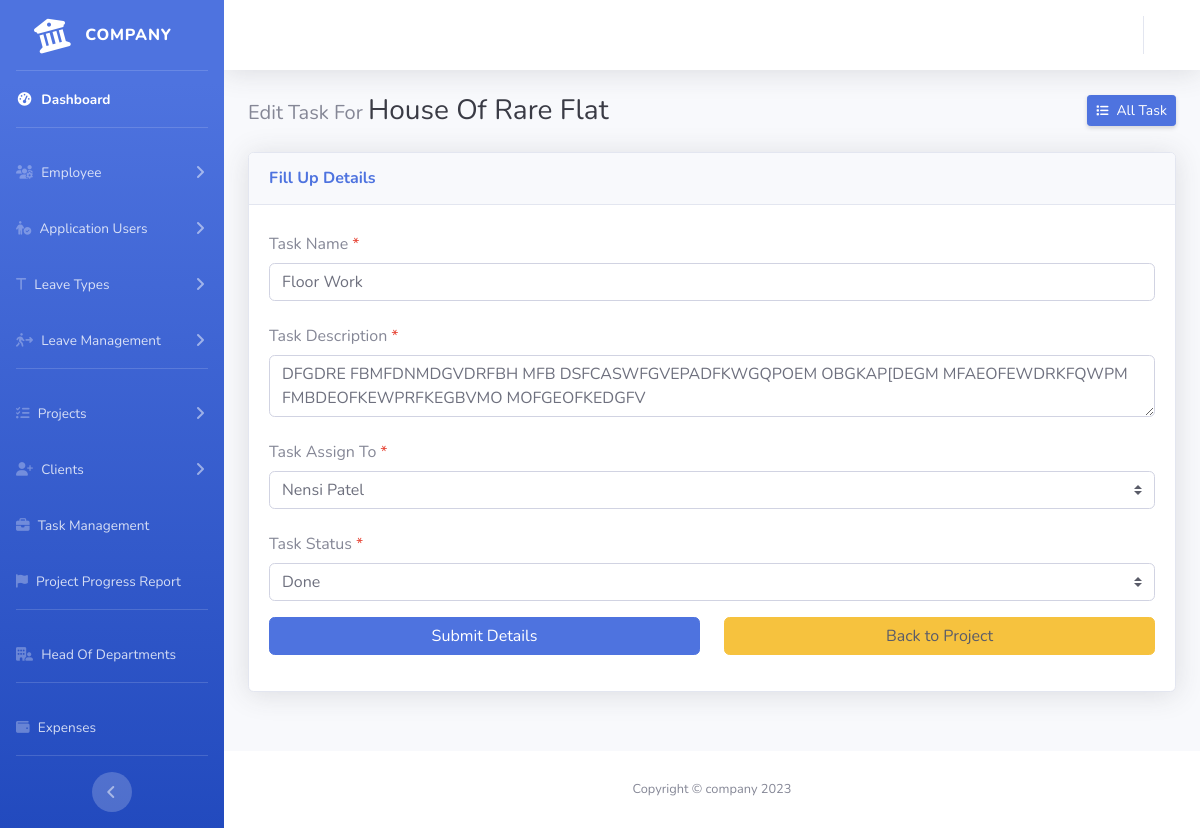
/admin/index.php?page=task-edit&taskId=0d56f3fe5f5b4e22980f8d74adbca299&projectId=64e8b426e6524f4da497aec90f62880f (signed in), run on the app's committed database.
### tables this page shows
CREATE TABLE `task` (
  `task_id` text NOT NULL,
  `project_id` text NOT NULL,
  `task_name` varchar(255) NOT NULL,
  `task_description` text NOT NULL,
  `task_assign_from` text NOT NULL,
  `task_assign_to` varchar(255) NOT NULL,
  `task_status` int(10) NOT NULL COMMENT '0: Pending,\r\n1: On Progress,\r\n2: Complete,\r\n3: Hold',
  `createdAt` timestamp NOT NULL DEFAULT current_timestamp() ON UPDATE current_timestamp()
);

CREATE TABLE `users` (
  `user_id` text NOT NULL,
  `user_email` text NOT NULL,
  `user_password` text NOT NULL,
  `emp_id` text NOT NULL,
  `user_first_name` varchar(100) NOT NULL,
  `user_last_name` varchar(100) NOT NULL,
  `user_access_type` int(10) NOT NULL DEFAULT 2 COMMENT '1: Admin\r\n2: Employee\r\n3: Engineer\r\n4: HOD'
);

### admin/task-edit.php (the view, shortened to what this page needs)
<?php
$projectId = $_GET['projectId'];
$taskId = $_GET['taskId'];
$qry = $con->query("SELECT * FROM task WHERE task_id='$taskId';");
while ($row = $qry->fetch_assoc()) { ?>
    <div class="container-fluid">
        <div class="d-sm-flex align-items-center justify-content-between mb-4">
            <h1 class="h5 mb-0 text-gray-600">Edit Task For
                <?php
                $projectNameQry = $con->query("SELECT project_name,hod_id FROM projects WHERE project_id ='$projectId'");
                while ($p = $projectNameQry->fetch_assoc()) {
                ?> <span class="h3 text-gray-900">
                        <?php echo $p['project_name']; ?>
                    </span>
                <?php
                }
                ?>
            </h1>
            <a href="./index.php?page=task-dashboard" class="d-none d-sm-inline-block btn btn-sm btn-primary shadow-sm"><i class="fas fa-list fa-sm text-white mr-2"></i>All Task</a>
        </div>
        <div class="row add-employee-form">
            <div class="col-xl-12 col-lg-7">
                <div class="card shadow mb-4">
                    <div class="card-header py-3 d-flex flex-row align-items-center justify-content-between">
                        <h6 class="m-0 font-weight-bold text-primary">Fill Up Details</h6>
                    </div>
                    <div class="card-body">
                        <form id="new_task_form">
                            <div class="form-group ">
                                <label for="task_name" class="col-form-label mr-1">Task Name</label><span class="text-danger">*</span>
                                <input type="text" class="form-control" id="task_name" name="task_name" value="<?php echo $row['task_name'] ?>" autocomplete="off" autofocus required>
                            </div>
                            <div class="form-group">
                                <label for="task_description" class="col-form-label mr-1">Task Description</label><span class="text-danger">*</span>
                                <textarea type="text" class="form-control" id="task_description" name="task_description" autocomplete="off" required><?php echo $row['task_description'] ?></textarea>
                            </div>
                            <div class="form-group">
                                <label for="task_assign_to" class="col-form-label mr-1">Task Assign To</label><span class="text-danger">*</span>
                                <select class="form-control custom-select" id="task_assign_to" name="task_assign_to" required>
                                    <?php
                                    $data = $con->query("SELECT users_id FROM projects WHERE project_id='$projectId';");
                                    while ($r = $data->fetch_assoc()) {
                                        $arr = explode(",", $r['users_id']);
                                        foreach ($arr as $v) { ?>
                                            <option value="<?php echo $v ?>" <?php echo ($row['task_assign_to'] == $v ? 'selected' : '') ?>>
                                                <?php
                                                $userName = $con->query("SELECT user_first_name,user_last_name FROM users WHERE user_id='$v';");
                                                while ($u = $userName->fetch_assoc()) {
                                                    echo $u['user_first_name'] . " " . $u['user_last_name'];
                                                }
                                                ?>
                                            </option>
                                    <?php
                                        }
                                    }
                                    ?>
                                </select>
                            </div>
                            <div class="form-group">
                                <label for="task_status" class="col-form-label mr-1">Task Status</label><span class="text-danger">*</span>
                                <select class="form-control custom-select" id="task_status" name="task_status" required>
                                    <option value="3" <?php echo ($row['task_status'] == 3 ? 'selected' : '') ?>>Done</option>
                                </select>
                            </div>
                            <div class="form-group row">
                                <div class="col-sm-6 mb-3 mb-sm-0">
                                    <button class="btn btn-primary btn-user btn-block">Submit Details</button>
                                </div>
                                <div class="col-sm-6">
                                    <a href="./index.php?page=project-viewer&projectId=<?php echo $projectId; ?>" class="btn btn-warning btn-user btn-block text-dark">Back to Project</a>
                                </div>
                            </div>
                        </form>
                    </div>
                </div>
            </div>
        </div>
    </div>
<?php } ?>

### data on the page
task: project_name "House Of Rare Flat", task_name "Floor Work", task_description "DFGDRE FBMFDNMDGVDRFBH MFB DSFCASWFGVEPADFKWGQPOEM OBGKAP[DEGM MFAEOFEWDRKFQWPM FMBDEOFKEWPRFKEGBVMO MOFGEOFKEDGFV", task_assign_to "Nensi Patel", task_status "Done"
